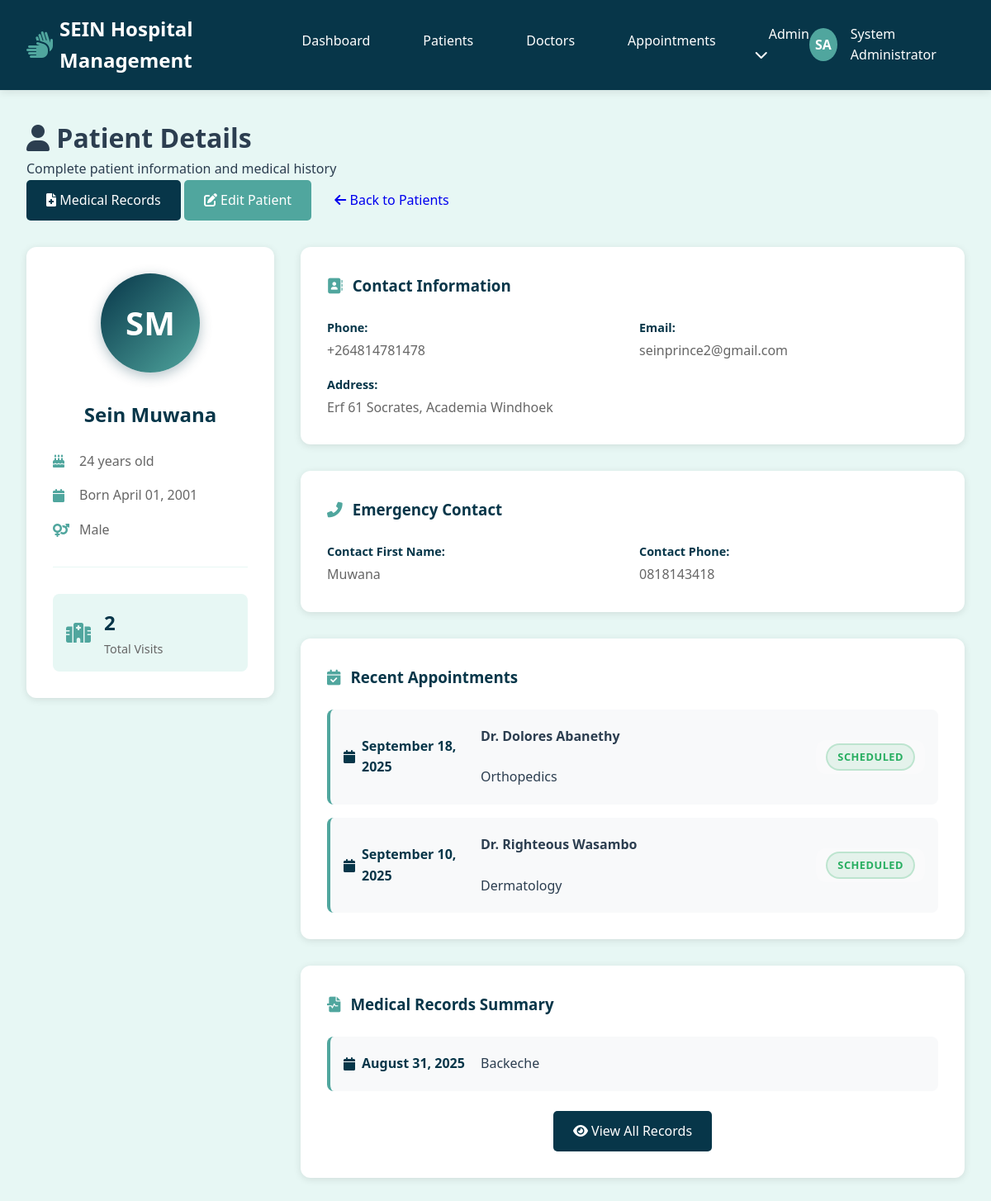
The page /patients/1 (signed in) on the database as committed earlier.
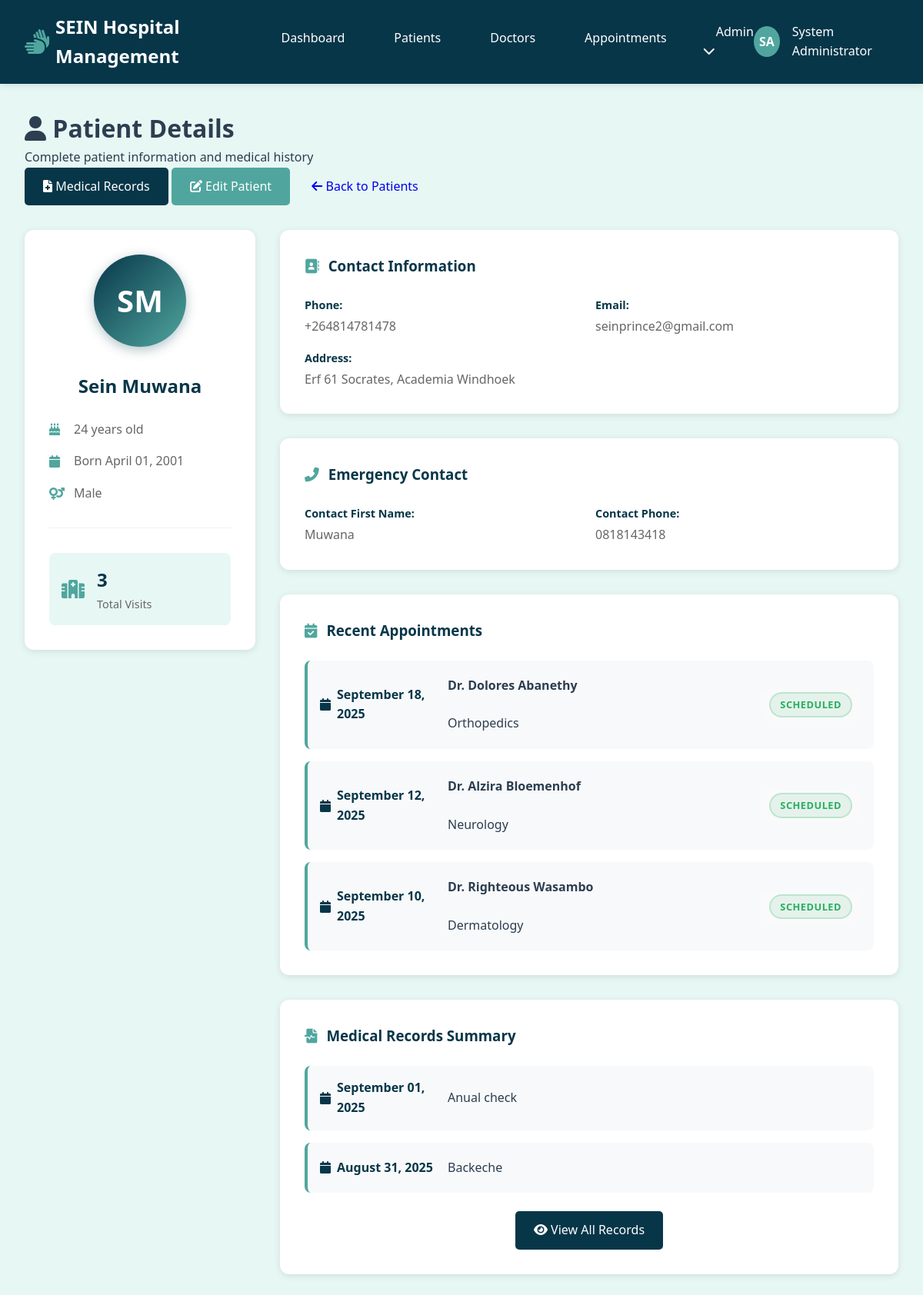
The same page on the database as committed later.
### hospital/app.py (models this page shows)
class Appointment(db.Model):
    id = db.Column(db.Integer, primary_key=True)
    patient_id = db.Column(db.Integer, db.ForeignKey('patient.id'), nullable=False)
    doctor_id = db.Column(db.Integer, db.ForeignKey('doctor.id'), nullable=False)
    appointment_date = db.Column(db.Date, nullable=False)
    appointment_time = db.Column(db.Time, nullable=False)
    diagnosis = db.Column(db.Text)
    notes = db.Column(db.Text)
    status = db.Column(db.String(20), default='scheduled')  # scheduled, completed, cancelled
    created_at = db.Column(db.DateTime, default=datetime.utcnow)

class Doctor(db.Model):
    id = db.Column(db.Integer, primary_key=True)
    first_name = db.Column(db.String(50), nullable=False)
    last_name = db.Column(db.String(50), nullable=False)
    phone = db.Column(db.String(20))
    email = db.Column(db.String(100))
    specialization_id = db.Column(db.Integer, db.ForeignKey('specialization.id'), nullable=False)
    license_number = db.Column(db.String(50), unique=True)
    created_at = db.Column(db.DateTime, default=datetime.utcnow)
    appointments = db.relationship('Appointment', backref='doctor_ref', lazy=True)

class Specialization(db.Model):
    id = db.Column(db.Integer, primary_key=True)
    name = db.Column(db.String(100), unique=True, nullable=False)
    doctors = db.relationship('Doctor', backref='specialization_ref', lazy=True)

class MedicalRecord(db.Model):
    id = db.Column(db.Integer, primary_key=True)
    patient_id = db.Column(db.Integer, db.ForeignKey('patient.id'), nullable=False)
    diagnosis = db.Column(db.String(200), nullable=False)
    description = db.Column(db.Text)
    file_path = db.Column(db.String(255))
    file_name = db.Column(db.String(255))
    record_date = db.Column(db.Date, nullable=False)
    created_at = db.Column(db.DateTime, default=datetime.utcnow)

### hospital/app.py (the view)
@app.route('/patients/<int:patient_id>')
def patient_detail(patient_id):
    if 'user_id' not in session:
        return redirect(url_for('login'))
    patient = Patient.query.get_or_404(patient_id)
    recent_appointments = Appointment.query.filter_by(patient_id=patient_id)\
                                         .order_by(Appointment.appointment_date.desc())\
                                         .limit(5).all()
    recent_records = MedicalRecord.query.filter_by(patient_id=patient_id)\
                                       .order_by(MedicalRecord.record_date.desc())\
                                       .limit(5).all()
    return render_template('patients/detail.html',
                         patient=patient,
                         recent_appointments=recent_appointments,
                         recent_records=recent_records)

### hospital/app.py (called while the page is built)
    @property
    def age(self):
        today = date.today()
        return today.year - self.date_of_birth.year - ((today.month, today.day) < (self.date_of_birth.month, self.date_of_birth.day))

    @property
    def admission_count(self):
        return len(self.appointments)

### hospital/templates/patients/detail.html (shortened to what the changed rows need)
{% extends "base.html" %}
{% block content %}
<div class="page-header">
    <div class="page-title">
        <h1><i class="fas fa-user"></i> Patient Details</h1>
    </div>
</div>
<div class="patient-profile">
    <div class="patient-sidebar">
        <div class="patient-basic-info">
            <h2>{{ patient.first_name }} {{ patient.last_name }}</h2>
            <div class="admission-stats">
                <div class="stat-card">
                    <div>
                        <h3>{{ patient.admission_count }}</h3>
                        <p>Total Visits</p>
                    </div>
                </div>
            </div>
        </div>
    </div>
    <div class="patient-main-content">
        <div class="info-sections">
            <div class="info-section">
                {% if recent_appointments %}
                <div class="appointments-list">
                    {% for appointment in recent_appointments %}
                    <div class="appointment-item">
                        <div class="appointment-date">
                            <i class="fas fa-calendar"></i>
                            {{ appointment.appointment_date.strftime('%B %d, %Y') }}
                        </div>
                        <div class="appointment-details">
                            <p><strong>Dr. {{ appointment.doctor_ref.first_name }} {{ appointment.doctor_ref.last_name }}</strong></p>
                            <p>{{ appointment.doctor_ref.specialization_ref.name }}</p>
                        </div>
                        <div class="appointment-status">
                            <span class="status-badge status-{{ appointment.status.lower() }}">
                                {{ appointment.status }}
                            </span>
                        </div>
                    </div>
                    {% endfor %}
                </div>
                {% else %}
                <p class="no-data">No recent appointments found.</p>
                {% endif %}
            </div>
            <div class="info-section">
                {% if recent_records %}
                <div class="records-summary">
                    {% for record in recent_records %}
                    <div class="record-item">
                        <div class="record-date">
                            <i class="fas fa-calendar"></i>
                            {{ record.created_at.strftime('%B %d, %Y') }}
                        </div>
                        <div class="record-details">
                            <p>{{ record.diagnosis }}</p>
                        </div>
                    </div>
                    {% endfor %}
                </div>
                {% endif %}
            </div>
        </div>
    </div>
</div>
{% endblock %}

Rows that differ between the two databases and show on the page:
added Appointment: appointment_date "September 12, 2025", doctor_ref.first_name "Alzira", doctor_ref.last_name "Bloemenhof", doctor_ref.specialization_ref.name "Neurology", status "SCHEDULED"
added MedicalRecord: created_at "September 01, 2025", diagnosis "Anual check"
Other text that changed with them:
{{ patient.admission_count }}: "2" → "3"
